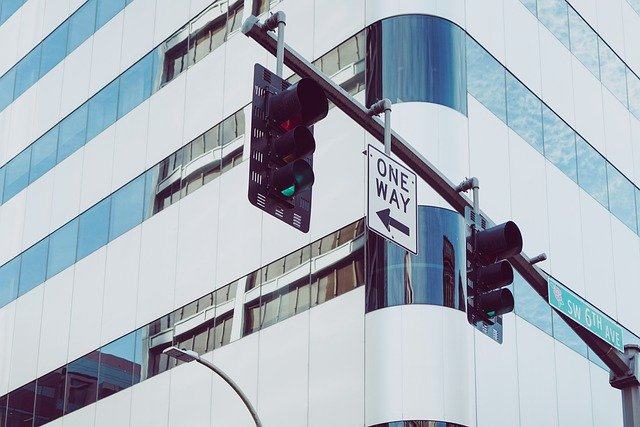
#> input picture images/read_color.jpg, 640 x 427 px, found by its file name
$ python img_properties.py
#> lines starting #> are read from the running program, lines starting #| are printed output that depends on the picture
import numpy as np
import cv2

img = cv2.imread('images/read_color.jpg')
#> img is the input picture: shape (427, 640, 3); mean B, G, R 190, 179.9, 170.4

# 행렬의 좌표값으로 해당 이미지의 픽셀 값에 엑세스
px = img[100, 100]
#> px = [202, 174, 114]
print(px)
#| [202 174 114]
# 반환 값은 BGR

gray_img = cv2.cvtColor(img, cv2.COLOR_BGR2GRAY)
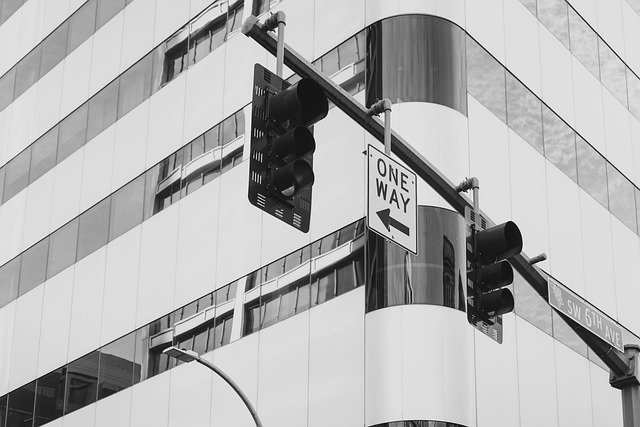
#> gray_img: shape (427, 640); min 0, max 255, mean 178.2
px = gray_img[100, 100]
#> px = 159
print(px)
#| 159
# gray img일 경우에는 해당 픽셀의 강도(intensity) 반환

# blue 픽셀만 반환하기
# 컬러 이미지의 픽셀값은 b,g,r 순서이기 때문에 각 픽셀값의 첫번째 인덱스가 blue
# img[100,100,0] = img[100][100][0]
blue = img[100, 100, 0]
#> blue = 202
print(blue)
#| 202

# 이미지 속성
# 컬러 이미지의 경우 (height, width, channel)
print(img.shape)
#| (427, 640, 3)
# gray 이미지의 경우 (height, width)
print(gray_img.shape)
#| (427, 640)

# 총 픽셀 수
print(img.size)
#| 819840
# 이미지의 데이터 타입
print(img.dtype)
#| uint8
